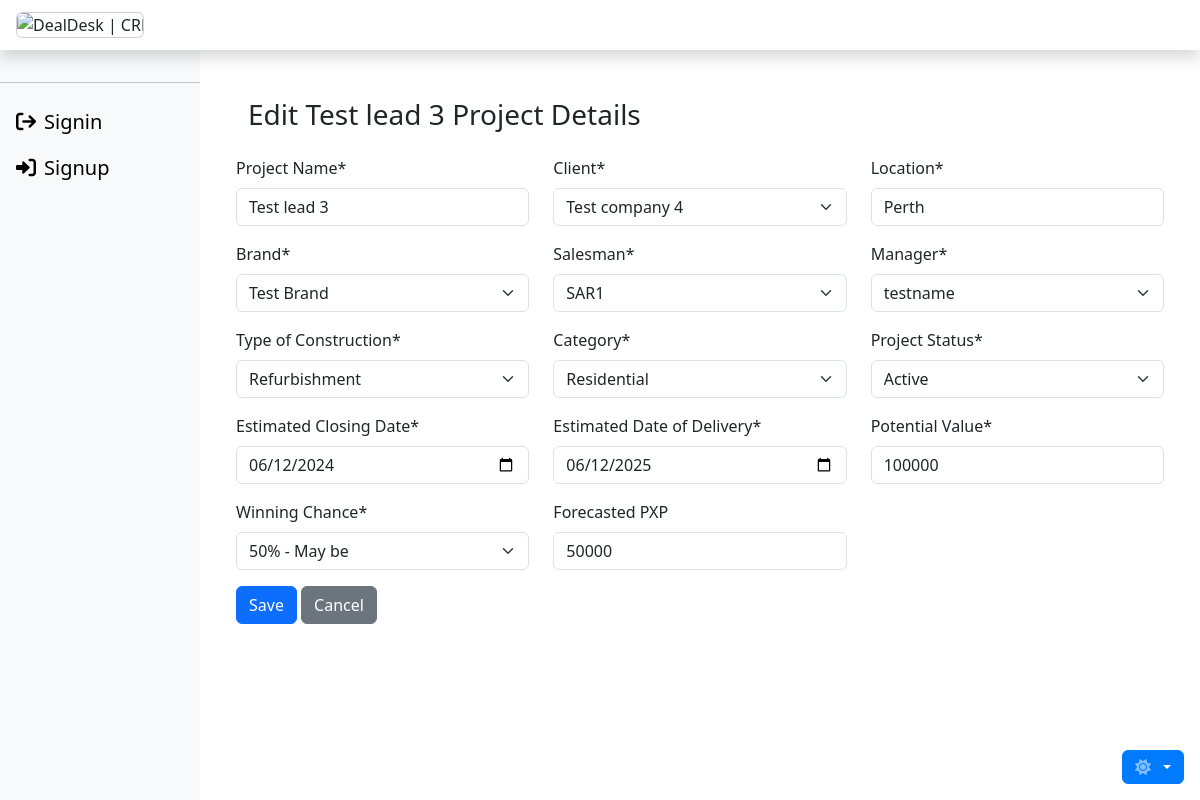
The app's page /lead_master/edit/4/ with its own data.
### lead_master/models.py (models this page shows, shortened)
class LeadMaster(models.Model):
    name = models.CharField(max_length=100, null=False)
    client = models.ForeignKey(
        'client.Client',
        on_delete=models.SET(get_client),
        related_name='lead_masters'
    )
    location = models.CharField(max_length=55, null=False)
    brand = models.ForeignKey(
        Brand,
        on_delete=models.SET(get_brand),
        related_name='lead_masters'
    )
    created_on = models.DateTimeField(auto_now_add=True)
    updated_on = models.DateTimeField(auto_now=True)
    salesman = models.ForeignKey(
        'team.Sar',
        on_delete=models.SET(get_salesman),
        related_name='lead_masters',
    )
    manager = models.ForeignKey(
        'team.Manager',
        on_delete=models.SET(get_manager),
        related_name='lead_masters'
    )
    type_of_construction = models.CharField(
        max_length=20,
        choices=TYPE_OF_CONSTRUCTION,
        null=False
    )
    category = models.ForeignKey(
        Category,
        on_delete=models.SET(get_category),
        related_name='lead_masters'
    )
    lead_status = models.TextField(
        max_length=55,
        choices=LEAD_STATUS,
        null=False,
        default="Active"
    )
    est_closing_date = models.DateField(null=False)
    est_date_of_delivery = models.DateField()
    potential_value = models.DecimalField(
        max_digits=10,
        decimal_places=0,
        null=False
    )
    winning_chance = models.DecimalField(
        max_digits=3,
        decimal_places=2,
        choices=WINNING_CHANCE,
        null=False
    )
    forecast_pxp = models.DecimalField(
        max_digits=10,
        decimal_places=0,
        null=True,
        blank=True
    )
    class Meta:
        ordering = ['name']

class Brand(models.Model):
    brand = models.CharField(max_length=55, null=False)
    created_on = models.DateTimeField(auto_now_add=True)
    updated_on = models.DateTimeField(auto_now=True)
    class Meta:
        ordering = ['brand']
    def __str__(self):
        return self.brand

class Category(models.Model):
    category = models.CharField(max_length=55, null=False)
    created_on = models.DateTimeField(auto_now_add=True)
    updated_on = models.DateTimeField(auto_now=True)
    class Meta:
        ordering = ['category']
        verbose_name_plural = "categories"
    def __str__(self):
        return self.category

### lead_master/views.py (the view, shortened to what this page needs)
# urls.py: path('edit/<int:pk>/', LeadUpdateView.as_view(), name='lead_edit'),
class LeadUpdateView(UpdateView):
    model = LeadMaster
    template_name = "lead_master/lead_edit.html"
    form_class = LeadMasterForm
    def get_context_data(self, **kwargs):
        context = super().get_context_data(**kwargs)
        context['lead'] = self.object
        return context

### client/models.py (called while the page is built)
    def __str__(self):
        return self.company_name

### team/models.py (called while the page is built)
    def __str__(self):
        return f"{self.first_name}"

    def __str__(self):
        return f"{self.first_name}"

### lead_master/templates/lead_master/lead_edit.html (shortened to what this page needs)
{% extends 'base.html' %}
{% load crispy_forms_tags %}
{% block content %}
<div class="col-lg-12">
  <div class="row">
    <div class="col-12 mt-5">
      <h3 class="bg-body ps-4">Edit {{ lead.name }} Project Details</h3>
      <div class="container mt-4">
        <form method="post">
          <div class="row">
            {% for field in form %}
            <div class="col-lg-4 col-md-6 col-sm-12">
              <div class="form-group">
                {{ field|as_crispy_field }}
              </div>
            </div>
            {% endfor %}
          </div>
          <div class="form-group">
            <button type="submit" class="btn btn-primary">Save</button>
            <a href="{% url 'lead_master:lead_list' %}" class="btn btn-secondary">Cancel</a>
          </div>
        </form>
      </div>
    </div>
  </div>
</div>
{% endblock %}

### records on screen
LeadMaster: name "Test lead 3", form "Test lead 3" "Test company 4" "Perth" "SAR1" "testname" "Refurbishment" "Active" "06/12/2024" "06/12/2025" "100000" "50% - May be" "50000"
Brand: form "Test Brand"
Category: form "Residential"
